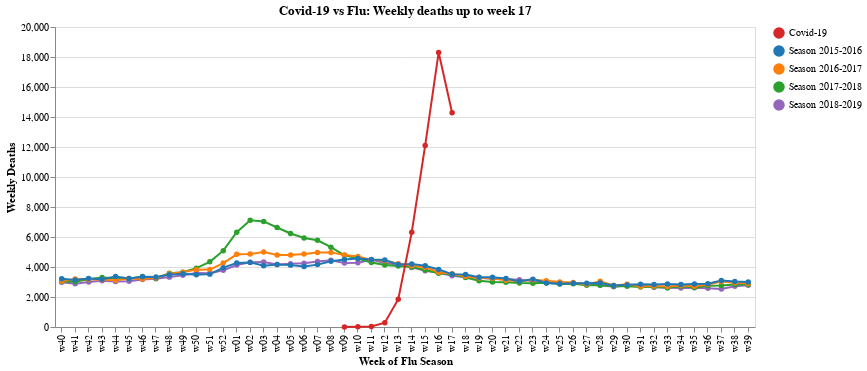

The code cell stored with this chart in its notebook:
### Code cell
#hide
# select a point for which to provide details-on-demand
label = alt.selection_single(
    encodings=['x'], # limit selection to x-axis value
    on='mouseover',  # select on mouseover events
    nearest=True,    # select data point nearest the cursor
    empty='none'     # empty selection includes no data points
)

base = alt.Chart().mark_line(point=True).encode(
    x = alt.X('Weeks:N', axis=alt.Axis(title='Week of Flu Season'), sort=None),
    y = alt.Y('value', axis=alt.Axis(title='Weekly Deaths')),
    color=alt.Color('variable', legend=alt.Legend(title=""), scale=alt.Scale(
        range=['#d62728', '#1f77b4', '#ff7f0b', '#2ca02c', '#9467bd'])),
    order='codigo',
)

alt.layer(
    base, # base line chart
    
    # add a rule mark to serve as a guide line
    alt.Chart().mark_rule(color='#aaa').encode(
        x = alt.X('Weeks:N', axis=alt.Axis(title='Week of Flu Season'), sort=None)
    ).transform_filter(label),
    
    # add circle marks for selected time points, hide unselected points
    base.mark_circle().encode(
        opacity=alt.condition(label, alt.value(1), alt.value(0))
    ).add_selection(label),

    # add white stroked text to provide a legible background for labels
    base.mark_text(align='left', dx=5, dy=-5, stroke='white', strokeWidth=2).encode(
        text='value:Q'
    ).transform_filter(label),

    # add text labels for stock prices
    base.mark_text(align='left', dx=5, dy=-5).encode(
        text='value:Q'
    ).transform_filter(label),
    
    data=data
).properties(
    title=f'Covid-19 vs Flu: Weekly deaths up to week 17',
    width=700
)

### Figure 1 — Vega-Lite specification as saved in the notebook (floating-point values rounded to 4 significant figures; data arrays with more than 128 entries replaced by an {"elided": "..."} marker saying what was removed)
{"config": {"view": {"continuousWidth": 400, "continuousHeight": 300}}, "layer": [{"mark": {"type": "line", "point": true}, "encoding": {"color": {"type": "nominal", "field": "variable", "legend": {"title": ""}, "scale": {"range": ["#d62728", "#1f77b4", "#ff7f0b", "#2ca02c", "#9467bd"]}}, "order": {"type": "quantitative", "field": "codigo"}, "x": {"type": "nominal", "axis": {"title": "Week of Flu Season"}, "field": "Weeks", "sort": null}, "y": {"type": "quantitative", "axis": {"title": "Weekly Deaths"}, "field": "value"}}}, {"mark": {"type": "rule", "color": "#aaa"}, "encoding": {"x": {"type": "nominal", "axis": {"title": "Week of Flu Season"}, "field": "Weeks", "sort": null}}, "transform": [{"filter": {"selection": "selector010"}}]}, {"mark": "circle", "encoding": {"color": {"type": "nominal", "field": "variable", "legend": {"title": ""}, "scale": {"range": ["#d62728", "#1f77b4", "#ff7f0b", "#2ca02c", "#9467bd"]}}, "opacity": {"condition": {"value": 1, "selection": "selector010"}, "value": 0}, "order": {"type": "quantitative", "field": "codigo"}, "x": {"type": "nominal", "axis": {"title": "Week of Flu Season"}, "field": "Weeks", "sort": null}, "y": {"type": "quantitative", "axis": {"title": "Weekly Deaths"}, "field": "value"}}, "selection": {"selector010": {"type": "single", "encodings": ["x"], "on": "mouseover", "nearest": true, "empty": "none"}}}, {"mark": {"type": "text", "align": "left", "dx": 5, "dy": -5, "stroke": "white", "strokeWidth": 2}, "encoding": {"color": {"type": "nominal", "field": "variable", "legend": {"title": ""}, "scale": {"range": ["#d62728", "#1f77b4", "#ff7f0b", "#2ca02c", "#9467bd"]}}, "order": {"type": "quantitative", "field": "codigo"}, "text": {"type": "quantitative", "field": "value"}, "x": {"type": "nominal", "axis": {"title": "Week of Flu Season"}, "field": "Weeks", "sort": null}, "y": {"type": "quantitative", "axis": {"title": "Weekly Deaths"}, "field": "value"}}, "transform": [{"filter": {"selection": "selector010"}}]}, {"mark": {"type": "text", "align": "left", "dx": 5, "dy": -5}, "encoding": {"color": {"type": "nominal", "field": "variable", "legend": {"title": ""}, "scale": {"range": ["#d62728", "#1f77b4", "#ff7f0b", "#2ca02c", "#9467bd"]}}, "order": {"type": "quantitative", "field": "codigo"}, "text": {"type": "quantitative", "field": "value"}, "x": {"type": "nominal", "axis": {"title": "Week of Flu Season"}, "field": "Weeks", "sort": null}, "y": {"type": "quantitative", "axis": {"title": "Weekly Deaths"}, "field": "value"}}, "transform": [{"filter": {"selection": "selector010"}}]}], "data": {"name": "data-5211443fe7bc66512c2f53580f196f47"}, "title": "Covid-19 vs Flu: Weekly deaths up to week 17", "width": 700, "$schema": "https://vega.github.io/schema/vega-lite/v4.8.1.json", "datasets": {"data-5211443fe7bc66512c2f53580f196f47": {"elided": "260 records"}}}
